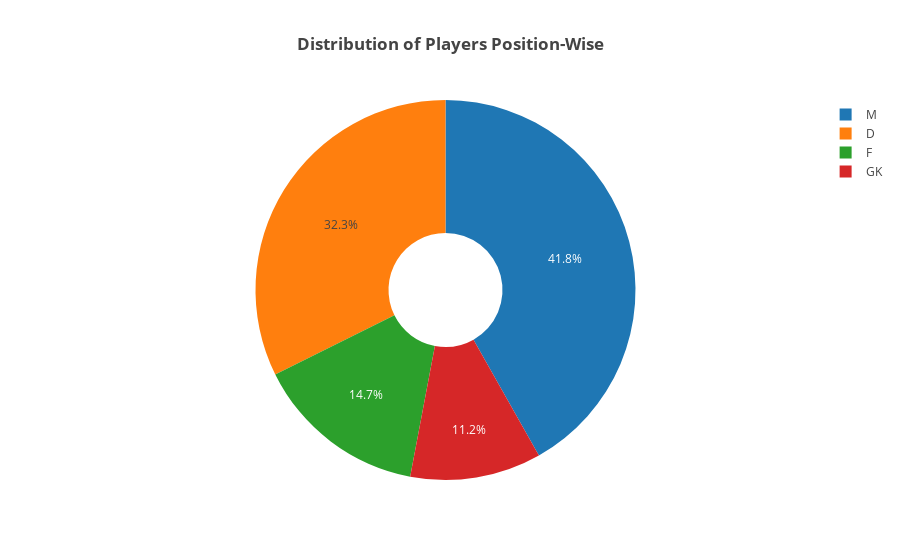

Notebook cell for this chart:
### Markdown cell above
**Number of players in each Position**

### Code cell
trace6 = go.Pie(values=data['Position'].value_counts().values,
                labels=data['Position'].value_counts().index.values,
                hole=0.3
               )
 

layout = go.Layout(title='<b>Distribution of Players Position-Wise</b>')

fig = go.Figure(data=[trace6], layout=layout)
py.iplot(fig)

### Figure 1 — Plotly figure (JSON) as saved in the notebook; plotly's stock layout.template omitted (floating-point values rounded to 4 significant figures)
{"data": [{"hole": 0.3, "labels": ["M", "D", "F", "GK"], "type": "pie", "uid": "71db309f-3a2c-4595-bad9-f8b9323b557d", "values": [7589, 5866, 2667, 2025]}], "layout": {"title": {"text": "<b>Distribution of Players Position-Wise</b>"}}}
